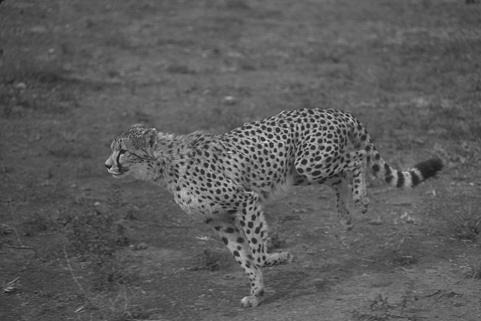
#> input picture input1.jpg, 481 x 321 px
$ python Kmeans.py   (Python 2 division)
#> lines starting #> are read from the running program, lines starting #| are printed output that depends on the picture; after the words box and inside, x2 and y2 are one past the last pixel; in counts of white or black regions, pixels touching at a corner belong together; long printed decimals are rounded
# -*- coding: utf-8 -*-
import math
from scipy import signal
from PIL import Image
import numpy
from numpy import *
from matplotlib import pyplot as plt
from pylab import *
import cv2
import random
from scipy.spatial import distance


km = 0 # Number of times the algorithm is iterated....
#..... this value will be updated later as go to the next iteration
nc = 2  # Number of clusters to be used....
# .....this is basically the k value as per the formula used in the algorithm
I = array(Image.open('input1.jpg').convert('L')) # read the input image
#> I is the input picture: shape (321, 481); min 13, max 220, mean 91.1

cp = [] # Array containing the pixel intensity of all k clusters
cp1 = range(nc) # initializing a new array for comparision
check = range(1,nc+1) # initializing an array to store the difference
'''
for i in range(0,nc):
    cp.append(randint(0,256)) # choose random centroids
'''
cp = [25,210]
while count_nonzero(check) > 0 : # choose number of iterations
    # these nested arrays are the collection of indices and intensities for all the clusters
    kx = [[] for _ in xrange(nc)] # to store the x index
    ky = [[] for _ in xrange(nc)] # to store the y index
    kp = [[] for _ in xrange(nc)] # to store the pixels
    # calculating the distance between each pixel and centroids
    for i in range(0,len(I[:,0])):
        for j in range(0,len(I[0,:])):
            tcomp = [] # temp array for comparision
            for k in range(0,nc):
                tcomp.append(abs(I[i,j]-cp[k])) #(cx[k],cy[k])
                c = argmin(tcomp) # The centroid to which the pixel belongs
                kx[c].append(i) # note x index
                ky[c].append(j) # note y index
                kp[c].append(I[i,j]) # note the pixel intensity

    #== Mean Calculation for each cluster =======#
    for i in range(nc):
        cp1[i] = (mean(kp[i])) # Mean for each cluster
        check[i] = (abs(cp[i]-cp1[i])) # Compare the new set with the previous set
    cp2 = cp
    cp = cp1 # updating the mean values

    km+=1 # Keeping a coutn if the number of iterations
#> after the loop, check = [0, 0]; cp1 = [89.34, 132.4]; km = 2
print ('Number of iterations = %d\n')%km
#| Number of iterations = 2
#==========Output the cluster==============#
cluster = []
for i in range(0,nc):
     cluster.append(len(kp[i])) # choosing the cluster with max pixels
#> after the loop, cluster = [295905, 12897]
ind = cluster.index(min(cluster))
#> ind = 1
zipk = zip(kx[ind],ky[ind],kp[ind]) # retriving the indices of the chosen pixels
I = 255 * numpy.ones(shape = shape(I))
for k,l,m in zipk:
    I[k,l] = 0
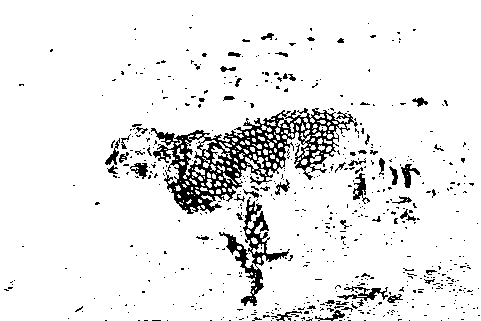
#> I: shape (321, 481) float64; 91.6% white; 588 black regions (533 under 20 px), largest, box (x1, y1, x2, y2) and area: (151, 108, 358, 214) 6445, (219, 197, 290, 306) 1550, (337, 286, 388, 301) 280
figure()
plt.imshow(I,cmap=cm.gray)
title('Output Image of  K-means Algorithm')
show()
#------------F score calculation--------------
tp,tn,fp,fn = (0.0,0.0,0.0,0.0) # initializing the true/false positives/negatives
J = array(Image.open('out1.jpg').convert('L'))
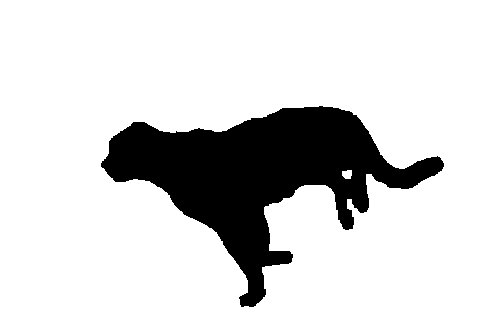
#> input picture out1.jpg, 481 x 321 px
for i in range(len(I[:,0])):
    for j in range(len(I[0,:])):
	if ((I[i,j]>200) & (J[i,j]>200)): # implementing true negative
	  tn+=1
	elif((I[i,j]==0) & (J[i,j]==0)): # implementing true positive
	  tp+=1
	elif((I[i,j]>200) & (J[i,j]==0)): # implementing false negative
	  fn+=1
	elif((I[i,j]==0) & (J[i,j]>200)): # implementing false positive
	  fp+=1
#> after the loop, fn = 14563; fp = 3032; tn = 125276; tp = 9315
sen = tp/(tp+fn) # Sensitivity
#> sen = 0.39
fot = fp/(fp+tn) # Fall Out
#> fot = 0.0236
fsc = (2*tp)/((2*tp)+fp+fn) # F-score
#> fsc = 0.514
print "Finished quantitative evaluation \nSensitivity = %f\nFall-out = %f\nF-score = %f\n"%(sen,fot,fsc)
#| Finished quantitative evaluation
#| Sensitivity = 0.3901
#| Fall-out = 0.02363
#| F-score = 0.5143
